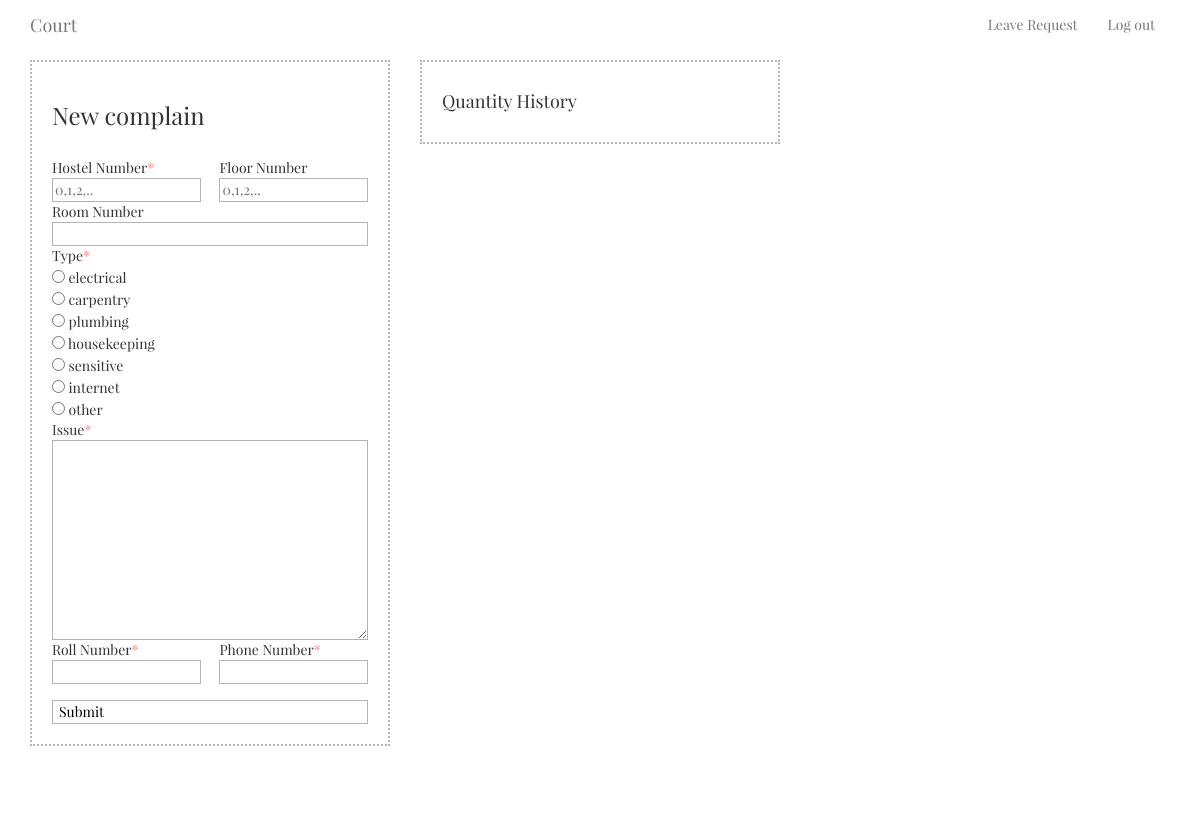
The page /admin.php (signed in) on the database its author committed.
### tables this page shows
CREATE TABLE `issue_type_table` (
  `issue_type_option_no` int(11) NOT NULL,
  `issue_type_option_name` tinytext NOT NULL
);

### admin.php (the view, shortened to what this page needs)
<?php
include_once "connections/connect.php";
?>
<!DOCTYPE html>
<html lang="en-US">
<head>
	<link rel="stylesheet" href="bootstrap.min.css">
	<link rel="stylesheet" href="style.css">
	<link rel="stylesheet" href="style_admin.css">
</head>
<body>
<?php
	if(isset($_SESSION['login']) AND $_SESSION['login'] == "success"){
?>
	<header>
	<nav class="navbar navbar-default navbar-fixed-top">
		<div class="container">
			<div class="navbar-header">
				<a class="navbar-brand logo" href="#">Court</a>
			</div>
			<div class="collapse navbar-collapse" id="mainbar">
				<ul class="nav navbar-nav navbar-right">
          <li><a href="leave.php">Leave Request<?php if($_SESSION['level']=="warden" || $_SESSION['level']=="secy" || $_SESSION['level']=="gsha") echo "s";?></a></li>
					<li><a href="logout.php">Log out</a></li>
				</ul>
			</div>
		</div>
	</nav>
	</header>
	<div class="container">
		<div class="row">
			<div class="col-sm-4 bottom-gap">
				<div class="box bottom-gap" id="new-complain">
					<h3>New complain</h3><br />
					<form method="post" action="actions/new.php" onsubmit="return new_complain();">
            <span style="width:47%;float:left;"><span class="logo">Hostel Number</span><span class="required">*</span><br /><input type="text" placeholder="0,1,2,.." name="hostel_no" value="<?php if (isset($_SESSION['last_new_post'])) {echo $_SESSION['last_new_post_hostel_no']; }  ?>"/></span>
            <span style="width:47%;float:right;"><span class="logo">Floor Number</span><br /><input type="text" placeholder="0,1,2,.." name="floor_no" value="<?php if (isset($_SESSION['last_new_post'])) {echo $_SESSION['last_new_post_floor_no']; }  ?>"/></span><br />
						<span class="logo">Room Number</span><br /><input type="text" name="room_no" value="<?php if (isset($_SESSION['last_new_post'])) {echo $_SESSION['last_new_post_room_no']; }  ?>"/><br />
						<span class="logo">Type<span class="required">*</span></span><br />
							<?php
								$sql="SELECT * FROM issue_type_table";
								$request=mysqli_query($conn,$sql);
								while($row=mysqli_fetch_array($request)){
							?>
								<input type="radio" name="issue_type" value="<?php echo $row['issue_type_option_name'];?>" <?php if(isset($_SESSION['last_new_post']) AND $_SESSION['last_new_issue_type']!="" AND $_SESSION['last_new_issue_type'] == $row['issue_type_option_name']) {echo "checked='checked'";} ?> /> <?php echo $row['issue_type_option_name'];?><br />
							<?php
								}
							?>
						<span class="logo">Issue<span class="required">*</span></span><br /><textarea type="text" name="issue" maxlength=255></textarea><br />
            <span style="width:47%;float:left;"><span class="logo">Roll Number<span class="required">*</span></span><br /><input type="text" name="roll_no" value="<?php if (isset($_SESSION['last_new_post'])) {echo $_SESSION['last_new_post_roll_no']; }  ?>"/></span>
            <span style="width:47%;float:right;"><span class="logo">Phone Number<span class="required">*</span></span><br /><input type="text" name="phone_no" value="<?php if (isset($_SESSION['last_new_post'])) {echo $_SESSION['last_new_post_phone_no']; }  ?>"/></span><br /><br /><br />
						<input id="new_complain_submit" type="submit" name="new_submit"/>
					</form>
				</div>
			</div>
      <div class="col-sm-4 bottom-gap">
        <?php
				if($_SESSION['level']=="gsha" || $_SESSION['level']=="admin"){
				?>
						<div class="box-large bottom-gap" id="stats" style="width:100%;">
              <h4>Quantity History</h4>
						</div>
				<?php
      } else if($_SESSION['level']=="warden" || $_SESSION['level']=="secy"){
				?>
        <div class="box-large bottom-gap" id="stats" style="width:100%;">
          <h4>Campus Overview</h4>
          <script type="text/javascript">
          google.charts.load('current', {'packages':['corechart']});
          google.charts.setOnLoadCallback(drawChart);
          function drawChart() {
            var data = google.visualization.arrayToDataTable([
            ['Type', 'Number'],
            <?php
            $sql_2="select complains.issue_type, count(complain_id) as count from complains, issue_type_table where issue_type_table.issue_type_option_name = complains.issue_type group by complains.issue_type";
            $request_2=mysqli_query($conn,$sql_2);
            $ntypes=mysqli_num_rows($request_2);
            $mtypes=$ntypes;
            while($row = mysqli_fetch_array($request_2)){
              echo "[" . "'" . $row['issue_type'] ."', " . $row['count'] . "]";
              if($ntypes>1) echo ",";
              $ntypes--;
            }
            ?>
            ]);
            var options = {
            title: '',
            //colors: ['#ddd','#bbb','#999','#777','#555','#333','#111']
            };
            var chart = new google.visualization.PieChart(document.getElementById('piechart'));
            chart.draw(data, options);
          }
          </script>
          <div id="piechart" style="max-width: 100%; height: auto;"></div>
          <?php
          $sql="SELECT * FROM complains";
          $request=mysqli_query($conn,$sql);
          $ncomplains_campus=mysqli_num_rows($request);
          ?>
          <div class="complainsSum"><?php echo "Σ = ". $ncomplains_campus. "<br />";?></div>
          <?php
          $sql="SELECT * FROM complains where hostel_no=" . $_SESSION['hostel'];
          $request=mysqli_query($conn,$sql);
          $ncomplains_hostel=mysqli_num_rows($request);
          ?>
          About <span style="color: rgb(<?php echo 75+(180)*(round($ncomplains_hostel/$ncomplains_campus)); ?>,25,25);"><?php echo round($ncomplains_hostel/$ncomplains_campus * 100); ?>%</span> complaints come from hostel <?php echo $_SESSION['hostel'] ?>.
        </div>
      <?php
      }
      ?>
      </div>
      <div class="col-sm-4 bottom-gap">
      </div>
    </div>
    </div>
  <div class="container">
    <div class="row">
			<div class="col-sm-12 bottom-gap">
			</div>
		</div>
	</div>
<?php
} else{
		header('Location:login.php');
?>
Authentication failed
<?php
}
?>
</body>
</html>

### style.css (style rules this page uses)
body { margin:0px; color:#333; padding:10px; padding-top:60px; font-family: logo; }
h4 { font-family:logo; }
h3 { font-family:logo; }
.navbar-default { background:#fff; border:0px; }
.logo { font-family:logo; }
.required { color:rgba(255,0,0,0.5); }

### style_admin.css (style rules this page uses)
textarea[name="issue"] { width:100%; max-width:100% !important; height:200px; border:1px solid #b4b4b4; }
body { padding:0px; padding-top:60px; }
#new-complain input[type="text"],#new-complain input[type="submit"] { width:100%; max-width: 100%; text-align: left; border:1px solid #b4b4b4; }
#new-complain input[type="submit"] { background:#fff; font-family: logo; }
.box { max-width:784px; padding:20px; border:2px dotted #b4b4b4; }
.box-large { padding:20px; border:2px dotted #b4b4b4; }
.bottom-gap, .box-large { margin-bottom:30px; }

### rows shown on the page
issue_type_table: issue_type_option_name "electrical"
issue_type_table: issue_type_option_name "carpentry"
issue_type_table: issue_type_option_name "plumbing"
issue_type_table: issue_type_option_name "housekeeping"
issue_type_table: issue_type_option_name "sensitive"
issue_type_table: issue_type_option_name "internet"
issue_type_table: issue_type_option_name "other"
